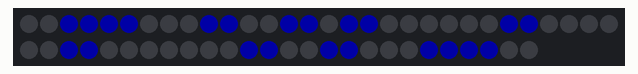
A sketch run on a simulated Arduino Uno, built with avr-gcc and run on an emulated ATmega328P. Shown: 56 RGB LEDs in strip order, left to right, continuing on the next row. Dim RGB values are drawn brighter than linear; random numbers use the default seed unless the sketch sets one; what the sketch prints to the serial monitor is not drawn.

Above: at 1.5 s.
At 8.9 s:
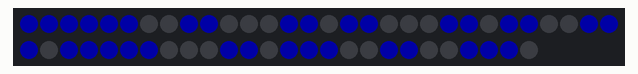
At 12.6 s:
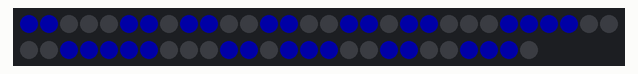
At 19.9 s:
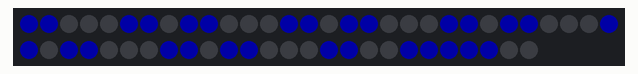
At 30.7 s:
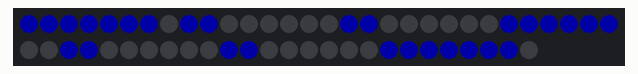
At 37.8 s:
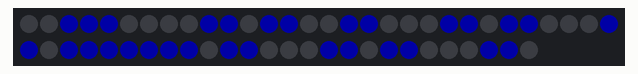

Measured:
- what the display in image 0 shows lasts 3.2 s, from 1.5 s to 4.7 s
- what the display in image 4 shows lasts 3.2 s, from 30.7 s to 33.9 s

The sketch:

fastled_show_letters2.ino
```cpp
#include <FastLED.h>

// FONTS: https://create.arduino.cc/projecthub/SAnwandter1/programming-8x8-led-matrix-23475a

unsigned char A[8] = {0b00111000,0b01101100,0b11000110,0b11000110,0b11111110,0b11000110,0b11000110,'\0'};
unsigned char B[8] = {0b11111100,0b11000110,0b11000110,0b11111100,0b11000110,0b11000110,0b11111100,'\0'};
unsigned char C[8] = {0b00111100,0b01100110,0b11000000,0b11000000,0b11000000,0b01100110,0b00111100,'\0'};
unsigned char D[8] = {0b11111000,0b11001100,0b11000110,0b11000110,0b11000110,0b11001100,0b11111000,'\0'};
unsigned char E[8] = {0b11111110,0b11000000,0b11000000,0b11111100,0b11000000,0b11000000,0b11111110,'\0'};
unsigned char F[8] = {0b11111110,0b11000000,0b11000000,0b11111100,0b11000000,0b11000000,0b11000000,'\0'};
unsigned char G[8] = {0b00111110,0b01100000,0b11000000,0b11001110,0b11000110,0b01100110,0b00111110,'\0'};
unsigned char H[8] = {0b11000110,0b11000110,0b11000110,0b11111110,0b11000110,0b11000110,0b11000110,'\0'};
unsigned char I[8] = {0b00111100,0b00011000,0b00011000,0b00011000,0b00011000,0b00011000,0b00111100,'\0'};
unsigned char J[8] = {0b00000110,0b00000110,0b00000110,0b00000110,0b00000110,0b11000110,0b01111100,'\0'};
unsigned char K[8] = {0b11000110,0b11001100,0b11011000,0b11110000,0b11111000,0b11011100,0b11001110,'\0'};
unsigned char L[8] = {0b01100000,0b01100000,0b01100000,0b01100000,0b01100000,0b01100000,0b01111110,'\0'};
unsigned char M[8] = {0b11000110,0b11101110,0b11111110,0b11111110,0b11010110,0b11000110,0b11000110,'\0'};
unsigned char N[8] = {0b11000110,0b11100110,0b11110110,0b11111110,0b11011110,0b11001110,0b11000110,'\0'};
unsigned char O[8] = {0b01111100,0b11000110,0b11000110,0b11000110,0b11000110,0b11000110,0b01111100,'\0'};
unsigned char P[8] = {0b11111100,0b11000110,0b11000110,0b11000110,0b11111100,0b11000000,0b11000000,'\0'};
unsigned char Q[8] = {0b01111100,0b11000110,0b11000110,0b11000110,0b11011110,0b11001100,0b01111010,'\0'};
unsigned char R[8] = {0b11111100,0b11000110,0b11000110,0b11001110,0b11111000,0b11011100,0b11001110,'\0'};
unsigned char S[8] = {0b01111000,0b11001100,0b11000000,0b01111100,0b00000110,0b11000110,0b01111100,'\0'};
unsigned char T[8] = {0b01111110,0b00011000,0b00011000,0b00011000,0b00011000,0b00011000,0b00011000,'\0'};
unsigned char U[8] = {0b11000110,0b11000110,0b11000110,0b11000110,0b11000110,0b11000110,0b01111100,'\0'};
unsigned char V[8] = {0b11000110,0b11000110,0b11000110,0b11101110,0b01111100,0b00111000,0b00010000,'\0'};
unsigned char W[8] = {0b11000110,0b11000110,0b11010110,0b11111110,0b11111110,0b11101110,0b11000110,'\0'};
unsigned char X[8] = {0b11000110,0b11101110,0b01111100,0b00111000,0b01111100,0b11101110,0b11000110,'\0'};
unsigned char Y[8] = {0b01100110,0b01100110,0b01100110,0b00111100,0b00011000,0b00011000,0b00011000,'\0'};
unsigned char Z[8] = {0b11111110,0b00001110,0b00011100,0b00111000,0b01110000,0b11100000,0b11111110,'\0'};

#define NUM_LEDS 7*8
#define DATA_PIN 13
#define DELAY 3000

CRGB leds[NUM_LEDS];
uint8_t max_bright = 40;

bool is_bit_set(unsigned value, unsigned bitindex){
//https://stackoverflow.com/questions/127027/how-can-i-check-my-byte-flag-verifying-that-a-specific-bit-is-at-1-or-0#127062
return (value & (1 << bitindex)) != 0;
}

void setup(){
delay(1000); // Power-up safety delay.
FastLED.addLeds<NEOPIXEL, DATA_PIN>(leds, NUM_LEDS);
FastLED.setBrightness( max_bright );

Serial.begin(9600); // open the serial port at 9600 bps:

}

void loop() {

Serial.print("T");
drawMatrix(C, DELAY);

Serial.print("A");
drawMatrix(A, DELAY);

Serial.print("R");
drawMatrix(R, DELAY);

Serial.print("K");
drawMatrix(K, DELAY);

Serial.print("K");
drawMatrix(K, DELAY);

Serial.print("U");
drawMatrix(U, DELAY);

Serial.print("O");
drawMatrix(O, DELAY);

Serial.print("P");
drawMatrix(P, DELAY);

Serial.print("E");
drawMatrix(E, DELAY);

FastLED.clear();

}

bool drawMatrix(byte letter[], int dilation){

// Get the indices:
int len = 0;
int ledsOn[ NUM_LEDS ];
for (int i = 0; i < 7; i++){
for (unsigned int j = 0; j < 8; j++){
if (is_bit_set(letter[i], 7-j)){
//Need to reverse the bit
ledsOn[len] = i*8+j;
len++;

        Serial.print(" ");
        Serial.print(i*8+j);
        Serial.print(" = (" );
        Serial.print(i);
        Serial.print(",");
        Serial.print(j);
        Serial.print(")");

    }
}

}
Serial.print( len );
Serial.print("\n");
Serial.print("\n");

for (int a=0; a<len; a++){
//https://forum.arduino.cc/t/solved-shuffle-an-array/43536
int r = random16(a,len-1); // The simplest method found on the page
int temp = ledsOn[a];
ledsOn[a] = ledsOn[r];
ledsOn[r] = temp;
}

FastLED.clear();
FastLED.setBrightness( max_bright );

for (int i = 0; i < len; i++){
leds[ledsOn[i]] = CRGB::Blue;
//Serial.print( ledsOn[i] );
//Serial.print(" ");
delay(10);
FastLED.show();
}
FastLED.show();
delay( dilation );

return true;
}
```
